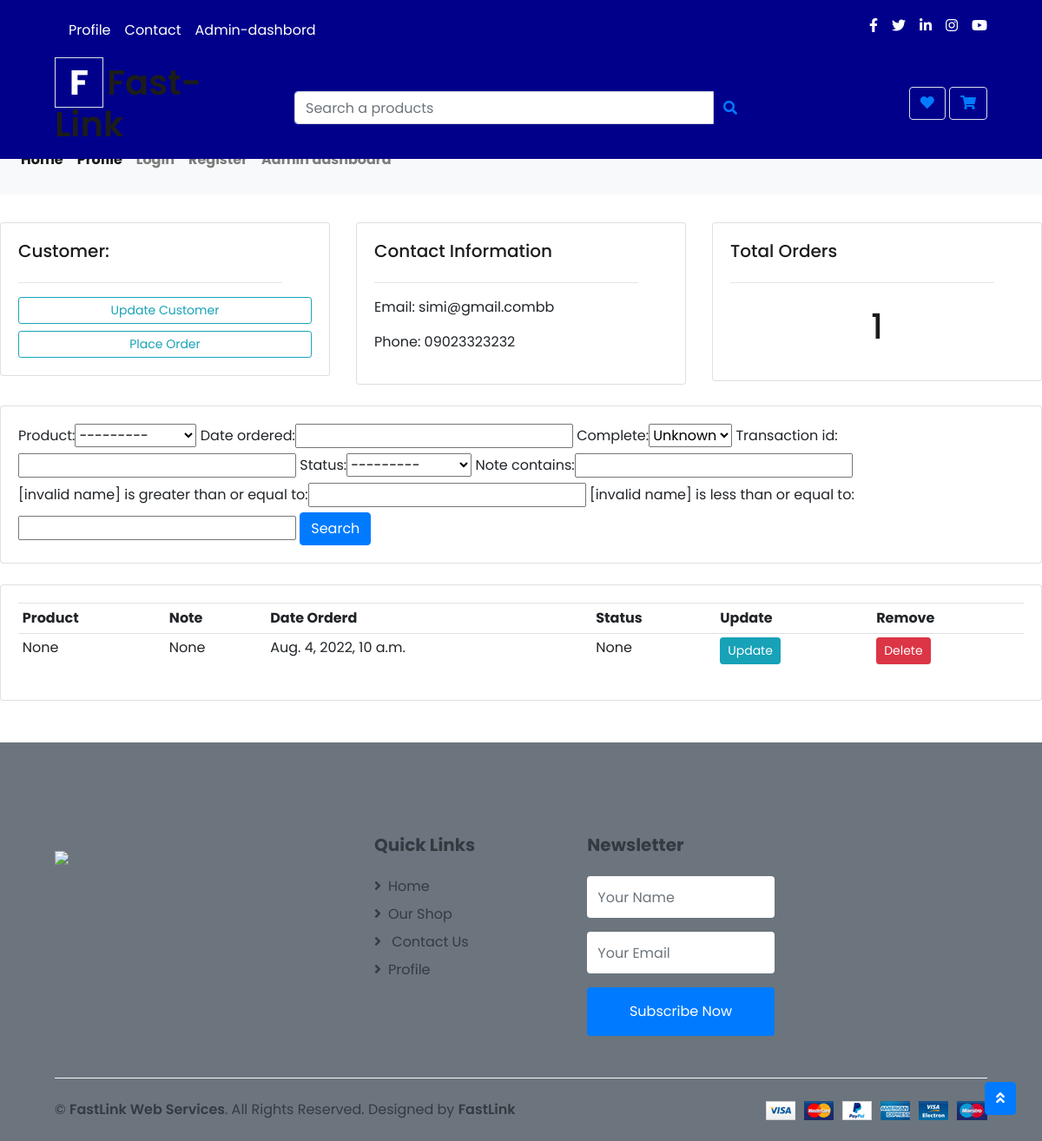
The app's page /customer/1/ with its own data.
### store/models.py (models this page shows, shortened)
class Customer(models.Model):
	user = models.OneToOneField(User, on_delete=models.CASCADE, related_name= 'customer', null=True, blank=True,)
	name = models.CharField(max_length=200, null=True)
	email = models.CharField(max_length=200)
	phone = models.CharField(max_length=11, null=True)
	profile_pic = models.ImageField(null=True, blank=True)

class Order(models.Model):
	STATUS = (
		('Pending', 'Pending'),
		('Out for delivery', 'Out for delivery'),
		('Delivered', 'Delivered'),
		)
	product = models.ForeignKey(Product, null=True, on_delete= models.SET_NULL)
	customer = models.ForeignKey(Customer, on_delete=models.SET_NULL, null=True, blank=True)
	date_ordered = models.DateTimeField(auto_now_add=True)
	complete = models.BooleanField(default=False)
	transaction_id = models.CharField(max_length=100, null=True)
	status = models.CharField(max_length=200, null=True, choices=STATUS)
	note = models.CharField(max_length=1000, null=True)

### store/views.py (the view)
# urls.py: path('customer/<str:pk_test>/', views.customer, name="customer"),
def customer(request, pk_test):
	customer = Customer.objects.get(id=pk_test)
	orders = customer.order_set.all()
	order_count = orders.count()
	myFilter = OrderFilter(request.GET, queryset=orders)
	orders = myFilter.qs
	context = {'customer':customer, 'orders':orders, 'order_count':order_count,
	'myFilter':myFilter}
	return render(request, 'store/customer.html',context)

### store/models.py (called while the page is built)
	def __str__(self):
		return self.name

### store/templates/store/customer.html
{%  extends 'store/main2.html' %}
{% block content %}
	<br>
<div class="row">
	<div class="col-md">
		<div class="card card-body">
			<h5>Customer:</h5>
			<hr>
			<a class="btn btn-outline-info  btn-sm btn-block" href="">Update Customer</a>
			<a class="btn btn-outline-info  btn-sm btn-block" href="{% url 'create_order' customer.id %}">Place Order</a>
		</div>
	</div>
	<div class="col-md">
		<div class="card card-body">
			<h5>Contact Information</h5>
			<hr>
			<p>Email: {{customer.email}}</p>
			<p>Phone: {{customer.phone}}</p>
		</div>
	</div>
	<div class="col-md">
		<div class="card card-body">
			<h5>Total Orders</h5>
			<hr>
			<h1 style="text-align: center;padding: 10px">{{order_count}}</h1>
		</div>
	</div>
</div>
<br>
<div class="row">
	<div class="col">
		<div class="card card-body">
			<form method="get">
				{{myFilter.form}}
		    <button class="btn btn-primary" type="submit">Search</button>
		  </form>
		</div>
	</div>
</div>
<br>
<div class="row">
	<div class="col-md">
		<div class="card card-body">
			<table class="table table-sm">
				<tr>
					<th>Product</th>
					<th>Note</th>
					<th>Date Orderd</th>
					<th>Status</th>
					<th>Update</th>
					<th>Remove</th>
				</tr>
				{% for order in orders %}
				<tr>
					<td>{{order.product}}</td>
					<td>{{order.note}}</td>
					<td>{{order.date_ordered}}</td>
					<td>{{order.status}}</td>
					<td><a class="btn btn-sm btn-info" href="{% url 'update_order' order.id %}">Update</a></td>
					<td><a class="btn btn-sm btn-danger" href="{% url 'delete_order' order.id %}">Delete</a></td>
				</tr>
				{% endfor %}
			</table>
		</div>
	</div>
</div>
{% endblock %}

### static/css/main.css (style rules this page uses)
body { background-color: hsl(0, 0%, 98%); }
h1,h2,h3,h4,h5,h6 { color:hsl(0, 0%, 30%); }
.btn { border-radius: 0; }
body, html { margin: 0; padding: 0; height: 100%; }

### static/css/footer.css (style rules this page uses)
* { margin: 0; padding: 0; box-sizing: border-box; font-family: 'poppins', sans-serif; }
hr { width: 90%; border: 0; border-bottom: 1px solid #ccc; margin: 20px auto; }

### records on screen
Customer: email "simi@gmail.combb", phone "09023323232"
Order: product "None", note "None", date_ordered "Aug. 4, 2022, 10 a.m.", status "None"

### other values on screen
{{ order_count }} "1"
